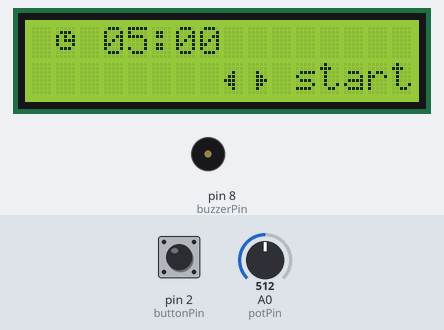
Recording of a sketch running on a simulated Arduino Uno, built with avr-gcc and run on an emulated ATmega328P. Shown: 16×2 character LCD, buzzer (waves = sounding, pin HIGH). Inputs (shaded band) come from the test bench; at power-on: pin 2 (buttonPin) HIGH, A0 (potPin) = 512.

Above: at 1.3 s.
1.4 s: pin 2 (buttonPin) pulled LOW for 0.25 s
At 2.3 s:
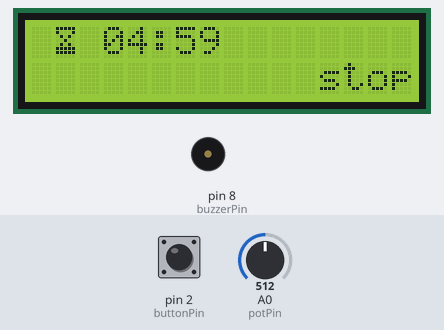
4.6 s: pin 2 (buttonPin) pulled LOW for 1 s
At 5.2 s:
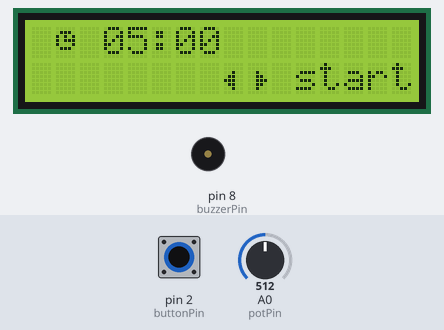
Timing chart, 0 to 7.6 s (numbered marks = the images above; inputs shaded):
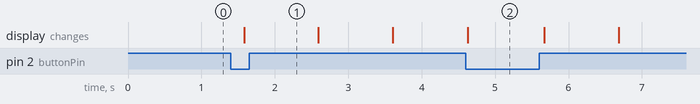

The sketch:

tea_timer.ino
```cpp
/*
Automatic Tea Timer by lluisgl7
modified by lizcorson

  The circuit:
 * LCD SCL to A5
 * LCD SDA to A4
 * LCD GND pin to ground
 * LCD VCC pin to 5V

 * selection button to digital pin 2 and ground
 * 10K selection potentiometer:
   * ends to 5V and ground
   * wiper to analog pin A0
 * DC motor:
   * see adafruit DC motor tutorial - need resistor, transistor, diode
   * https://learn.adafruit.com/adafruit-arduino-lesson-13-dc-motors/breadboard-layout
   * signal wire to digital pin 3
 * buzzer to digital pin 8 and ground
*/
#include <Wire.h>
#include <LiquidCrystal_I2C.h>

//state identifiers:
#define MENU 0
#define INPROCESS 1
#define DONE 2

const String welcomeMessage = ("Welcome!");
const String doneMessage = ("Done!");

const int buttonPin = 2;
const int motorPin = 3;
const int buzzerPin = 8;
const int potPin = A0; // selection potentiometer

unsigned long steepingTime;
unsigned long startTime;
long timeLeft;

volatile int state;

// set the LCD address to 0x3F for a 16 chars 2 line display
// Set the pins on the I2C chip used for LCD connections:
//                    addr, en,rw,rs,d4,d5,d6,d7,bl,blpol
LiquidCrystal_I2C lcd(0x3F, 2, 1, 0, 4, 5, 6, 7, 3, POSITIVE);  // Set the LCD I2C address

//custom LCD characters:
byte leftArrow[8] = {0,0,4,12,28,12,4,0};
byte rightArrow[8] = {0,0,4,6,7,6,4,0};
byte clock[8] = {0,14,21,23,17,14,0,0};
byte sandTimer[8] = {31,17,10,4,10,31,31,0};
byte teaCup[8] = {10,5,0,31,25,9,15,0};

void setup() {

  pinMode(buttonPin, INPUT_PULLUP);
  pinMode(buzzerPin, OUTPUT);

  attachInterrupt(0, buttonISR, CHANGE);

  state = MENU;

  lcd.begin(16,2);   // initialize the lcd for 16 chars 2 lines, turn on backlight
  lcd.backlight();
  lcd.setCursor(0,0);
  lcd.print(welcomeMessage);

  lcd.createChar(0, leftArrow);
  lcd.createChar(1, rightArrow);
  lcd.createChar(2, clock);
  lcd.createChar(3, sandTimer);
  lcd.createChar(4, teaCup);
}

void loop() {

  switch(state){

    case MENU:       //moveServoTo(servoHighPosition);
                     lcd.clear();

                     lcd.setCursor(11,1);
                     lcd.print("start");

                     lcd.setCursor(8,1);
                     lcd.write(byte(0));  //display selection arrows
                     lcd.write(byte(1));

                     lcd.setCursor(1,0);
                     lcd.write(byte(2));  //display clock symbol

                     while(state == MENU){

                       steepingTime = 30000 * map(analogRead(potPin),0,1023,1,20);
                       lcd.setCursor(3,0);
                       lcd.print(millisToTime(steepingTime));
                       delay(200);
                     }
      break;

    case INPROCESS:  //moveServoTo(servoLowPosition);
                     startTime = millis();

                     lcd.clear();

                     lcd.setCursor(12,1);
                     lcd.print("stop");

                     lcd.setCursor(1,0);
                     lcd.write(byte(3));  //display sand timer symbol

                     while(state == INPROCESS){

                       timeLeft = steepingTime - (millis() - startTime);

                       if(timeLeft > 0){

                         lcd.setCursor(3,0);
                         lcd.print(millisToTime(timeLeft));
                       }
                       else state = DONE;

                       delay(500);
                     }
      break;

    case DONE:       lcd.clear();
                     lcd.setCursor(1,0);
                     lcd.print(doneMessage + " ");

                     lcd.write(byte(4));  //display tea cup symbol

                     //moveServoTo(servoHighPosition);
                     //raise up infuser
                     analogWrite(motorPin, 255);
                     delay(3000);
                     analogWrite(motorPin, 0);

                     doneBeep();

                     lcd.setCursor(12,1);
                     lcd.print("menu");

                     while(state == DONE);
      break;
  }
}


void buttonISR(){

  static unsigned long lastInterruptTime = 0; //used to debounce button input
  unsigned long interruptTime = millis();

  if(interruptTime - lastInterruptTime > 500){ //long debounce time to allow long presses

    switch(state){

      case MENU:       state = INPROCESS;

        break;

      case INPROCESS:  state = MENU;

        break;

     case DONE:        state = MENU;

        break;
    }
  }
  lastInterruptTime = interruptTime;
}


/*void moveServoTo(int finalPosition){ //move the servo slowly to the desired position

  int currentPosition = servo.read();

  if(finalPosition > currentPosition){

    for(int i = currentPosition; i <= finalPosition; i++){

      servo.write(i);
      delay(servoSpeedDelay);
    }
  }
  else if(finalPosition < currentPosition){

    for(int i = currentPosition; i >= finalPosition; i--){

      servo.write(i);
      delay(servoSpeedDelay);
    }
  }
}
*/
String millisToTime(long milliseconds){

  unsigned long minutes = (milliseconds/1000) / 60;
  unsigned long seconds = (milliseconds/1000) % 60;

  String minutesString = String(minutes);
  String secondsString = String(seconds);

  if(minutes < 10) minutesString = "0" + minutesString;

  if(seconds < 10) secondsString = "0" + secondsString;

  return minutesString + ":" + secondsString;
}

void doneBeep(){

  tone(buzzerPin, 4000, 700);
  delay(1500);
  tone(buzzerPin, 4000, 700);
  delay(1500);
  tone(buzzerPin, 4000, 700);
}
```

Measured:
- after the input at 1.4 s, the display: changes after 0.18 s (image 1)
- after the input at 4.6 s, the display: changes at once (image 2)
